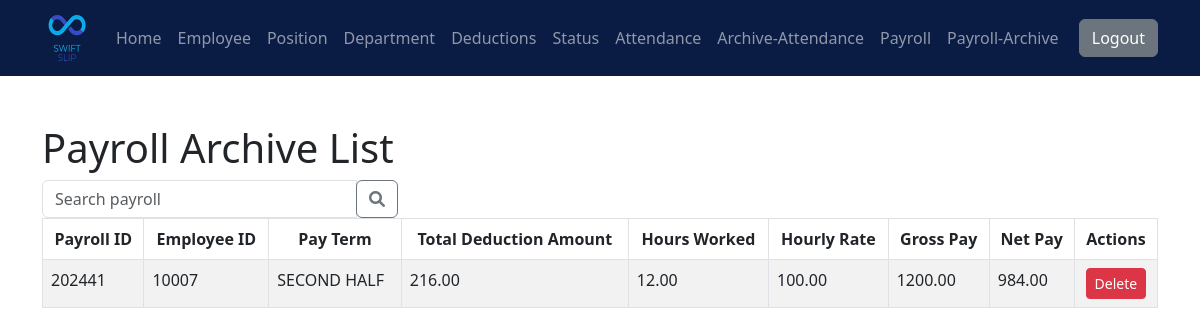
Page /SwiftPay/archive_payroll/archive_payroll.php (signed in) on the committed database.
### tables this page shows
CREATE TABLE `archive_payroll` (
  `payroll_id` int(11) DEFAULT NULL,
  `employee_id` int(11) NOT NULL,
  `pay_term` varchar(20) NOT NULL,
  `hours_worked` decimal(10,2) NOT NULL,
  `hourly_rate` decimal(10,2) NOT NULL,
  `net_pay` decimal(10,2) NOT NULL,
  `gross_pay` decimal(10,2) NOT NULL,
  `total_deduct_p` decimal(10,2) NOT NULL,
  `total_deduct_f` decimal(10,2) NOT NULL,
  `total_deduct` decimal(10,2) NOT NULL
);

### SwiftPay/archive_payroll/archive_payroll.php (the view, shortened to what this page needs)
<?php
include '../nav/nav_bar.php';
include '../connect.php';
$query = "SELECT * FROM archive_payroll";
$result = mysqli_query($con, $query);
?>
<!DOCTYPE html>
<html lang="en">
<head>
    <link rel="stylesheet" href="https://cdnjs.cloudflare.com/ajax/libs/font-awesome/6.0.0-beta3/css/all.min.css">
</head>
<body>
<div class="container mt-5">
    <div class="row">
        <div class="col-md-12">
            <h1>Payroll Archive List</h1>
        </div>
        <div class="col-md-4">
            <div class="d-flex">
                <form class="flex-grow-1" method="GET" action="">
                    <div class="input-group">
                        <input type="text" class="form-control" name="search" placeholder="Search payroll">
                        <div class="input-group-append">
                            <button class="btn btn-outline-secondary" type="submit">
                                <i class="fas fa-search"></i>
                            </button>
                        </div>
                    </div>
                </form>
            </div>
        </div>
    </div>
    <table class="table table-striped table-bordered table-hover">
        <thead class="thead-dark text-center">
            <tr>
                <th>Payroll ID</th>
                <th>Employee ID</th>
                <th>Pay Term</th>
                <th>Total Deduction Amount</th>
                <th>Hours Worked</th>
                <th>Hourly Rate</th>
                <th>Gross Pay</th>
                <th>Net Pay</th>
                <th>Actions</th>
            </tr>
        </thead>
        <tbody>
            <?php
            while ($row = mysqli_fetch_assoc($result)) {
            ?>
            <tr>
            <td><?php echo $row['payroll_id']; ?></td>
                <td><?php echo $row['employee_id']; ?></td>
                <td><?php echo $row['pay_term']; ?></td>
                <td><?php echo $row['total_deduct']; ?></td>
                <td><?php echo $row['hours_worked']; ?></td>
                <td><?php echo $row['hourly_rate']; ?></td>
                <td><?php echo $row['gross_pay']; ?></td>
                <td><?php echo $row['net_pay']; ?></td>
                <td class="text-center">
    <a href="delete_archive_payroll.php?payroll_id=<?php echo $row['payroll_id']; ?>" class="btn btn-danger btn-sm">Delete</a>
</td>
            </tr>
            <?php } ?>
        </tbody>
    </table>
</div>
</body>
</html>

### rows in the picture
archive_payroll: payroll_id "202441", employee "10007", pay_term "SECOND HALF", total_deduct "216.00", hours_worked "12.00", hourly_rate "100.00", gross_pay "1200.00", net_pay "984.00"
